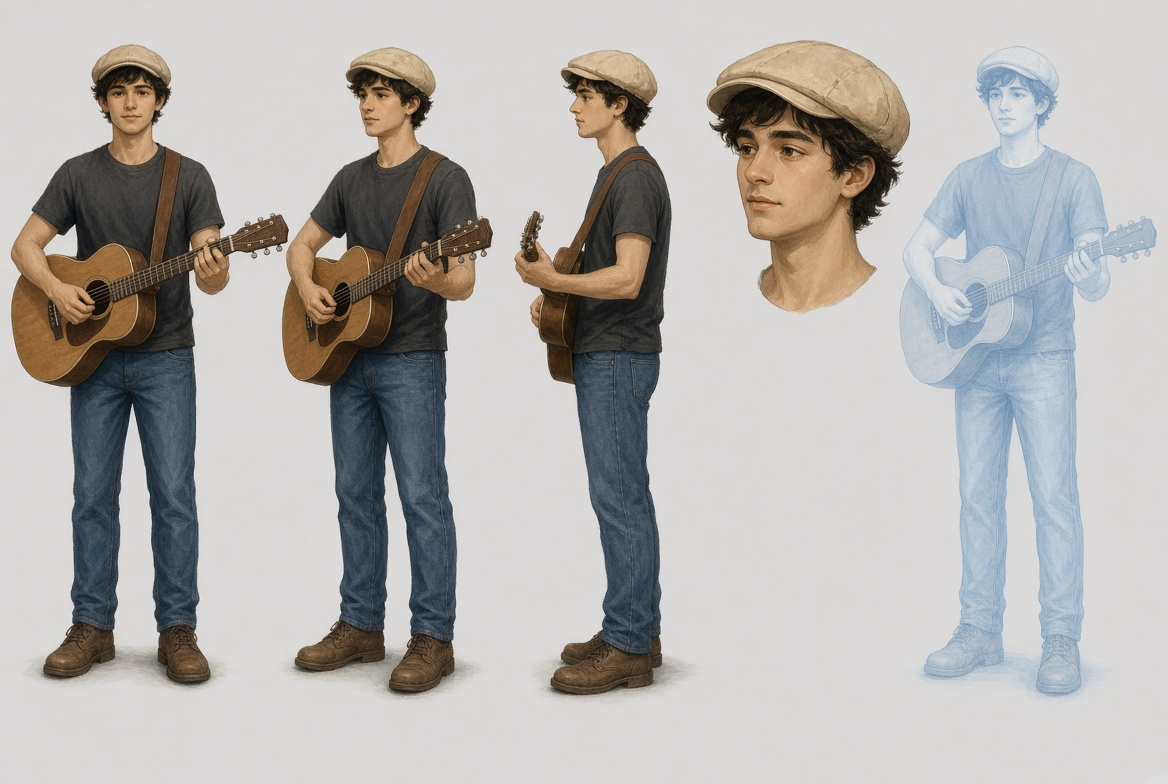
#> input picture inputs/charlie_anime.png, 1168 x 784 px, given in place of paper_jade_turn_t1.png, which was not available
$ python v3_turn.py
#> lines starting #> are read from the running program, lines starting #| are printed output that depends on the picture; after the words box and inside, x2 and y2 are one past the last pixel; in counts of white or black regions, pixels touching at a corner belong together; pictures that were not available may be replaced by others from this repository, and a replacement may not be noted
### tools/sprites/v3_paper.py
"""v3 paper Jade: v1 drawings + canon fixes. Face/hair from v1 (same picture, same place), costume changes taken from a
nano-banana-pro edit of the SAME v1 image (sub-pixel aligned) only where the edit differs, real artwork composited."""
import sys
import numpy as np, cv2
from PIL import Image
from scipy import ndimage
sys.path.insert(0, "/home/jade/Documents/vibesong/tools/sprites")
V = "/home/jade/Documents/vibesong/"

def arr(p, size=None):
    im = Image.open(p).convert("RGB")
#> im is the input picture: PIL image 1168x784 RGB; mean R, G, B 180.4, 178.4, 175.5
    if size and im.size != size: im = im.resize(size, Image.LANCZOS)
    return np.array(im).astype(np.float32)
#> call 2 of arr, with size = (2752, 1536)
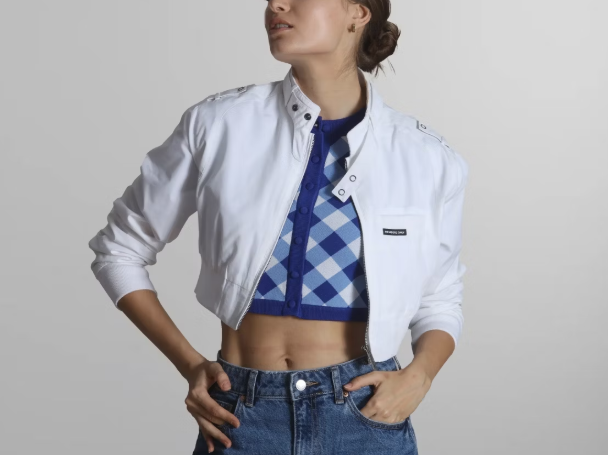
#> input picture inputs/jacket-base.png, 608 x 455 px, given in place of v3_turn_nbp_b.png, which was not available
#> in arr (call 2), `if size and im.size != size: im = im.resize(size, Image.LANCZOS)`:
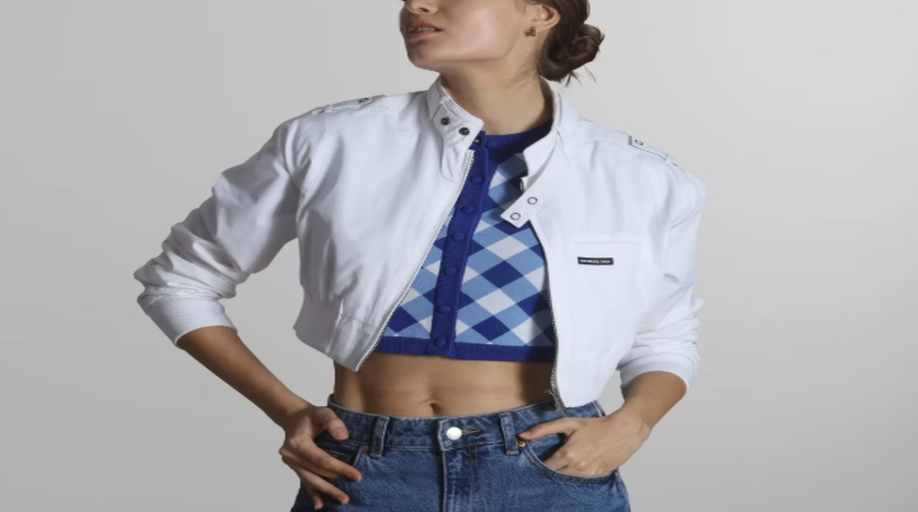
#> im: PIL image 2752x1536 RGB (shown at 1/3 size); mean R, G, B 172.5, 171.6, 175.6

def headphone_mask(a, box):
    """Orange rims of the headphone cups in v1 -> filled hull per cup (+ margin)."""
#> called with box = (130, 260, 640, 420)
    x0, y0, x1, y1 = box; s = a[y0:y1, x0:x1]
    r, g, b = s[..., 0], s[..., 1], s[..., 2]
    orange = (r > 170) & (g > 70) & (g < 170) & (b < 110) & (r - b > 90)
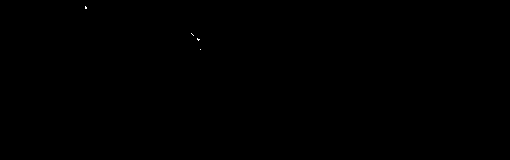
#> orange: shape (160, 510) bool; 0.02% white in thin lines or dots, all inside (x1, y1, x2, y2) = (85, 6, 201, 50)
    lab, n = ndimage.label(ndimage.binary_dilation(orange, iterations=4))
#> lab: shape (160, 510) int32; 4 distinct labels, from 0 to 3
#> n = 3
    m = np.zeros(a.shape[:2], bool)
    for k in range(1, n + 1):
        comp = lab == k
        if comp.sum() < 150: continue
        pts = np.argwhere(comp)[:, ::-1].astype(np.int32)
        hull = cv2.convexHull(pts); mm = np.zeros(s.shape[:2], np.uint8); cv2.fillPoly(mm, [hull], 1)
        m[y0:y1, x0:x1] |= ndimage.binary_dilation(mm.astype(bool), iterations=5)
#> m: shape (784, 1168) bool; every value is 0
    return m

def diff_composite(v1, ed, regions, keep_masks, thr=16, grow=7, feather=2.5):
    """Take `ed` where it differs from v1 inside `regions` (list of (x0,y0,x1,y1, ycut)), except keep_masks (v1 wins)."""
    d = np.abs(cv2.GaussianBlur(ed, (0, 0), 2.5) - cv2.GaussianBlur(v1, (0, 0), 2.5)).mean(-1)
    take = np.zeros(d.shape, bool)
    for x0, y0, x1, y1, ycut in regions:
        sub = d[y0:y1, x0:x1] > thr
        sub = ndimage.binary_closing(sub, iterations=3); sub = ndimage.binary_dilation(sub, iterations=grow)
        sub[: max(ycut - y0, 0)] = False
        take[y0:y1, x0:x1] |= sub
    for km in keep_masks: take &= ~km
    al = cv2.GaussianBlur(take.astype(np.float32), (0, 0), feather)[..., None]
    return v1 * (1 - al) + ed * al, take

# [28 lines left out: function thicken_brows, not called in this run]

### tools/sprites/v3_turn.py
import sys; sys.path.insert(0, "/home/jade/Documents/vibesong/tools/sprites")
import numpy as np
from PIL import Image
from v3_paper import *
import costume_comp as CC
v1 = arr(V + "assets/sheets/raw/paper_jade_turn_t1.png"); ed = arr(V + "assets/sheets/raw/v3_turn_nbp_b.png", (2752, 1536))
keep = [headphone_mask(v1, (130, 260, 640, 420)), headphone_mask(v1, (770, 260, 1280, 420)), headphone_mask(v1, (1450, 260, 1960, 420))]
#> call 2 of headphone_mask, with box = (770, 260, 1280, 420)
#> in headphone_mask (call 2), `x0, y0, x1, y1 = box`: x0 = 770; y0 = 260; x1 = 1280; y1 = 420
#> in headphone_mask (call 2), `s = a[y0:y1, x0:x1]`:
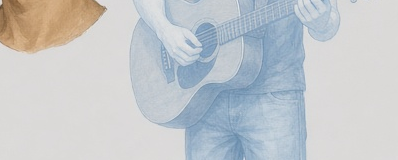
#> s: shape (160, 398, 3) float32; mean R, G, B 195.8, 199.9, 203.1
#> in headphone_mask (call 2), `r, g, b = s[..., 0], s[..., 1], s[..., 2]`:
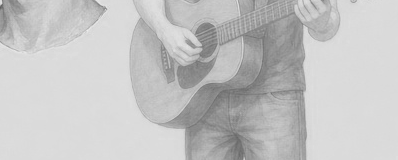
#> r: shape (160, 398) float32; min 95, max 237, mean 195.8
#> in headphone_mask (call 2), `r, g, b = s[..., 0], s[..., 1], s[..., 2]`:
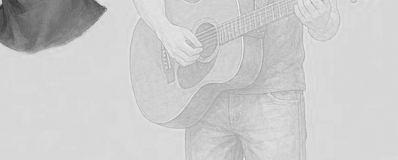
#> b: shape (160, 398) float32; min 48, max 241, mean 203.1
#> in headphone_mask (call 2), `orange = (r > 170) & (g > 70) & (g < 170) & (b < 110) & (r - b > 90)`: orange: shape (160, 398) bool; every value is 0
#> in headphone_mask (call 2), `lab, n = ndimage.label(ndimage.binary_dilation(orange, iterations=4))`: lab: shape (160, 398) int32; every value is 0
#> in headphone_mask (call 2), `lab, n = ndimage.label(ndimage.binary_dilation(orange, iterations=4))`: n = 0
def ell(box):
#> called with box = (525, 440, 600, 535)
    m = Image.new("L", (2752, 1536), 0); __import__("PIL.ImageDraw").ImageDraw.Draw(m).ellipse(box, fill=1); return np.array(m).astype(bool)
#> after `m = Image.new('L', (2752, 1536), 0)`: m: PIL image 2752x1536 L; every value is 0
#> after `__import__('PIL.ImageDraw').ImageDraw.Draw(m).ellipse(box, fill=1)`: m: PIL image 2752x1536 L; values 0 (black) and 1 (white), 0.14% white; 1 white region, box (x1, y1, x2, y2) and area: (525, 440, 601, 536) 5716
#> in ell (call 2), `__import__('PIL.ImageDraw').ImageDraw.Draw(m).ellipse(box, fill=1)`: m: PIL image 2752x1536 L; values 0 (black) and 1 (white), 0.13% white; 1 white region, box (x1, y1, x2, y2) and area: (1148, 440, 1225, 531) 5503
#> in ell (call 3), `__import__('PIL.ImageDraw').ImageDraw.Draw(m).ellipse(box, fill=1)`: m: PIL image 2752x1536 L; values 0 (black) and 1 (white), 0.15% white; 1 white region, box (x1, y1, x2, y2) and area: (1636, 440, 1725, 531) 6355
def rect(box):
#> called with box = (2095, 440, 2150, 545)
    m = np.zeros((1536, 2752), bool); m[box[1]:box[3], box[0]:box[2]] = True; return m
# keep v1 where the edit drew placeholder patch rings / its own lettering (real artwork goes there instead)
keep += [ell((525, 440, 600, 535)), ell((1148, 440, 1224, 530)), ell((1636, 440, 1724, 530)), rect((2095, 440, 2150, 545)), rect((2220, 515, 2400, 552))]
#> call 2 of rect, with box = (2220, 515, 2400, 552)
#> in rect (call 2), `m[box[1]:box[3], box[0]:box[2]] = True`:
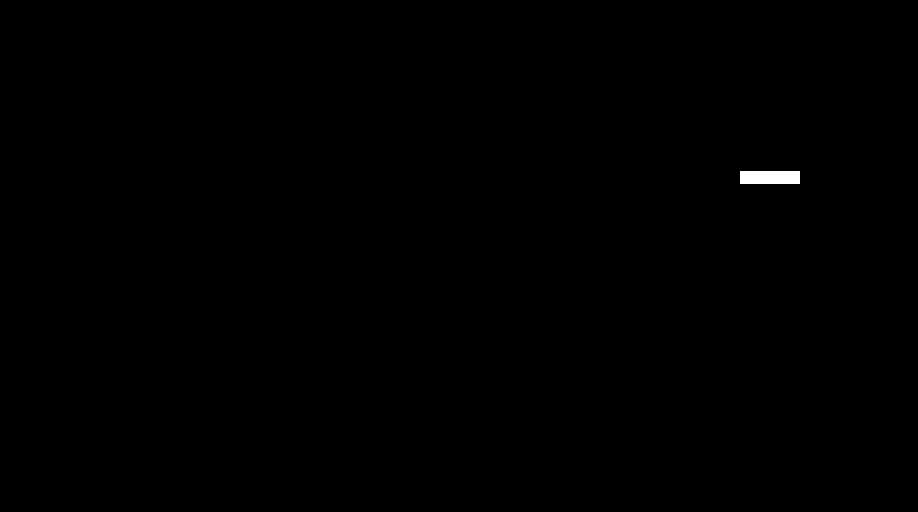
#> m: shape (1536, 2752) bool (shown at 1/3 size); 0.16% white; 1 white region, box (x1, y1, x2, y2) and area: (2220, 515, 2400, 552) 6660
regions = [(60, 0, 700, 900, 306), (700, 0, 1350, 900, 305), (1400, 0, 1980, 900, 297), (2050, 0, 2700, 900, 300)]
out, take = diff_composite(v1, ed, regions, keep)
#> (the run stopped early here; a loop or call above may not have finished)
